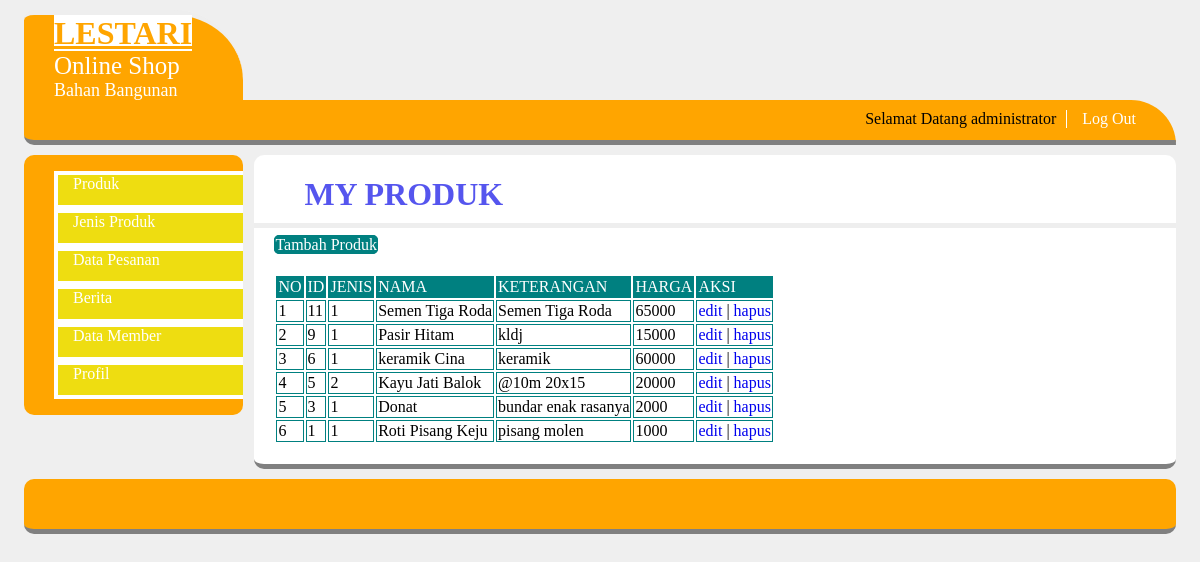
/master/karyawan/index.php?module=produk (signed in), run on the app's committed database.
### tables this page shows
CREATE TABLE IF NOT EXISTS `tb_user` (
  `USERNAME` varchar(50) NOT NULL,
  `PASSWORD` varchar(100) DEFAULT NULL,
  `NAMA` varchar(30) DEFAULT NULL,
  `TMP_LAHIR` varchar(30) DEFAULT NULL,
  `TGL_LAHIR` date DEFAULT NULL,
  `JK` char(1) DEFAULT NULL,
  `ALAMAT` varchar(50) DEFAULT NULL,
  `KOTA` varchar(20) DEFAULT NULL,
  `LEVEL` varchar(20) DEFAULT NULL
);

CREATE TABLE IF NOT EXISTS `tb_produk` (
`ID_P` int(11) NOT NULL,
  `ID_J` int(11) DEFAULT NULL,
  `NAMA_P` varchar(50) DEFAULT NULL,
  `KETERANGAN_P` text,
  `GAMBAR_P` varchar(50) DEFAULT NULL,
  `HARGA_P` int(11) DEFAULT NULL
);

### master/karyawan/produk.php (the view, shortened to what this page needs)
<?php
	$act =$_GET["act"];
	switch($act){
		default :
			$select = mysql_query("select * from tb_produk order by ID_P desc");
			?>
			<h1>MY PRODUK</h1>
			<hr size="5" color="#eee">
			<a class="tambah" href="?module=produk&act=insert">Tambah Produk</a></td>
				<table >
					<tr>
						<td class="htable">NO</td>
						<td class="htable">ID</td>
						<td class="htable">JENIS</td>
						<td class="htable">NAMA</td>
						<td class="htable">KETERANGAN</td>
						<td class="htable">HARGA</td>
						<td class="htable">AKSI</td>
					</tr>
					<?php
					$no=1;
					while ($data_produk=mysql_fetch_array($select)){
					?>
					<tr>
						<td class="stable"><?php echo $no?></td>
						<td class="stable"><?php echo $data_produk['ID_P']?></td>
						<td class="stable"><?php echo $data_produk['ID_J']?></td>
						<td class="stable"><?php echo $data_produk['NAMA_P']?></td>
						<td class="stable"><?php echo $data_produk['KETERANGAN_P']?></td>
						<td class="stable"><?php echo $data_produk['HARGA_P']?></td>
						<td class="stable"><a href="?module=produk&act=edit&id=<?php echo $data_produk["ID_P"];?>">edit</a> |
						    <a href="?module=produk&act=delete&id=<?php echo $data_produk["ID_P"];?>" onclick=return confirm("yakin??")>hapus</a></td>
					</tr>
					<?php
					$no++;
					}
					?>
				</table>
				<?php
			break;
			?>
					<?php
	}
?>

### master/nav.php (shortened to what this page needs)
<?php
	$id=$_SESSION ['username'];
	$select_user=mysql_query("select * from tb_user where USERNAME='$id'");
	$data_user=mysql_fetch_array($select_user);
?>
<ul>
	<li>Selamat Datang <?php echo $data_user['NAMA'];?></li>
	<li><a href="../logout.php">Log Out</a></li>
</ul>

### css/style.css (style rules this page uses)
body { background: #efefef; width: 96%; height:auto; margin:auto; }
h1 { padding-left: 50px; color:#5555ee; margin-bottom:10px; }
#menu ul { float:right; list-style:none; margin:15px; font-family:verdana; }
#menu ul li { margin-right:10px; margin-top:-5px; float:left; }
#menu ul li a { display:block; text-decoration:none; font-size:16px; color:white; padding:0 15px; border-left:1px solid white; }
table { padding: 20px; }
a { text-decoration: none; }
.tambah { margin-left: 20px; list-style: none; text-decoration: none; border-radius: 5px; border: 1px solid teal; color: white; background: teal; }
.stable { border: 1px solid teal; }
.htable { border: 1px solid teal; background: teal; color: white; }

### data on the page
tb_user: NAMA "administrator"
tb_produk: ID_P "11", ID_J "1", NAMA_P "Semen Tiga Roda", KETERANGAN_P "Semen Tiga Roda", HARGA_P "65000"
tb_produk: ID_P "9", ID_J "1", NAMA_P "Pasir Hitam", KETERANGAN_P "kldj", HARGA_P "15000"
tb_produk: ID_P "6", ID_J "1", NAMA_P "keramik Cina", KETERANGAN_P "keramik", HARGA_P "60000"
tb_produk: ID_P "5", ID_J "2", NAMA_P "Kayu Jati Balok", KETERANGAN_P "@10m 20x15", HARGA_P "20000"
tb_produk: ID_P "3", ID_J "1", NAMA_P "Donat", KETERANGAN_P "bundar enak rasanya", HARGA_P "2000"
tb_produk: ID_P "1", ID_J "1", NAMA_P "Roti Pisang Keju", KETERANGAN_P "pisang molen", HARGA_P "1000"
